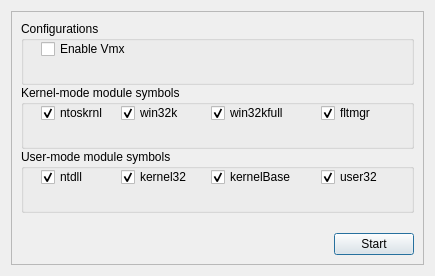
<?xml version="1.0" encoding="UTF-8"?>
<ui version="4.0">
 <class>SymLoadDialog</class>
 <widget class="QDialog" name="SymLoadDialog">
  <property name="windowModality">
   <enum>Qt::NonModal</enum>
  </property>
  <property name="geometry">
   <rect>
    <x>0</x>
    <y>0</y>
    <width>435</width>
    <height>276</height>
   </rect>
  </property>
  <property name="sizePolicy">
   <sizepolicy hsizetype="Minimum" vsizetype="Minimum">
    <horstretch>0</horstretch>
    <verstretch>0</verstretch>
   </sizepolicy>
  </property>
  <property name="minimumSize">
   <size>
    <width>400</width>
    <height>260</height>
   </size>
  </property>
  <property name="windowTitle">
   <string>Configuration</string>
  </property>
  <property name="modal">
   <bool>true</bool>
  </property>
  <layout class="QVBoxLayout" name="verticalLayout_2">
   <item>
    <widget class="QFrame" name="frame">
     <property name="frameShape">
      <enum>QFrame::StyledPanel</enum>
     </property>
     <property name="frameShadow">
      <enum>QFrame::Raised</enum>
     </property>
     <layout class="QVBoxLayout" name="verticalLayout">
      <item>
       <widget class="QGroupBox" name="groupBox_cfg">
        <property name="minimumSize">
         <size>
          <width>0</width>
          <height>64</height>
         </size>
        </property>
        <property name="title">
         <string>Configurations</string>
        </property>
        <widget class="QCheckBox" name="checkBox_vmx">
         <property name="geometry">
          <rect>
           <x>20</x>
           <y>20</y>
           <width>91</width>
           <height>16</height>
          </rect>
         </property>
         <property name="text">
          <string>Enable Vmx</string>
         </property>
        </widget>
       </widget>
      </item>
      <item>
       <widget class="QGroupBox" name="groupBox_km">
        <property name="sizePolicy">
         <sizepolicy hsizetype="Preferred" vsizetype="Fixed">
          <horstretch>0</horstretch>
          <verstretch>0</verstretch>
         </sizepolicy>
        </property>
        <property name="minimumSize">
         <size>
          <width>0</width>
          <height>64</height>
         </size>
        </property>
        <property name="title">
         <string>Kernel-mode module symbols</string>
        </property>
        <widget class="QCheckBox" name="checkBox_win32k">
         <property name="geometry">
          <rect>
           <x>100</x>
           <y>20</y>
           <width>71</width>
           <height>16</height>
          </rect>
         </property>
         <property name="text">
          <string>win32k</string>
         </property>
         <property name="checked">
          <bool>true</bool>
         </property>
        </widget>
        <widget class="QCheckBox" name="checkBox_ntoskrnl">
         <property name="geometry">
          <rect>
           <x>20</x>
           <y>20</y>
           <width>71</width>
           <height>16</height>
          </rect>
         </property>
         <property name="text">
          <string>ntoskrnl</string>
         </property>
         <property name="checked">
          <bool>true</bool>
         </property>
        </widget>
        <widget class="QCheckBox" name="checkBox_win32kFull">
         <property name="geometry">
          <rect>
           <x>190</x>
           <y>20</y>
           <width>81</width>
           <height>16</height>
          </rect>
         </property>
         <property name="text">
          <string>win32kfull</string>
         </property>
         <property name="checked">
          <bool>true</bool>
         </property>
        </widget>
        <widget class="QCheckBox" name="checkBox_fltmgr">
         <property name="geometry">
          <rect>
           <x>300</x>
           <y>20</y>
           <width>81</width>
           <height>16</height>
          </rect>
         </property>
         <property name="text">
          <string>fltmgr</string>
         </property>
         <property name="checked">
          <bool>true</bool>
         </property>
        </widget>
       </widget>
      </item>
      <item>
       <widget class="QGroupBox" name="groupBox_um">
        <property name="sizePolicy">
         <sizepolicy hsizetype="Preferred" vsizetype="MinimumExpanding">
          <horstretch>0</horstretch>
          <verstretch>0</verstretch>
         </sizepolicy>
        </property>
        <property name="minimumSize">
         <size>
          <width>0</width>
          <height>64</height>
         </size>
        </property>
        <property name="title">
         <string>User-mode module symbols</string>
        </property>
        <widget class="QCheckBox" name="checkBox_kernel32">
         <property name="geometry">
          <rect>
           <x>100</x>
           <y>20</y>
           <width>71</width>
           <height>16</height>
          </rect>
         </property>
         <property name="text">
          <string>kernel32</string>
         </property>
         <property name="checked">
          <bool>true</bool>
         </property>
        </widget>
        <widget class="QCheckBox" name="checkBox_ntdll">
         <property name="geometry">
          <rect>
           <x>20</x>
           <y>20</y>
           <width>71</width>
           <height>16</height>
          </rect>
         </property>
         <property name="text">
          <string>ntdll</string>
         </property>
         <property name="checked">
          <bool>true</bool>
         </property>
        </widget>
        <widget class="QCheckBox" name="checkBox_kernelBase">
         <property name="geometry">
          <rect>
           <x>190</x>
           <y>20</y>
           <width>91</width>
           <height>16</height>
          </rect>
         </property>
         <property name="text">
          <string>kernelBase</string>
         </property>
         <property name="checked">
          <bool>true</bool>
         </property>
        </widget>
        <widget class="QCheckBox" name="checkBox_user32">
         <property name="geometry">
          <rect>
           <x>300</x>
           <y>20</y>
           <width>71</width>
           <height>16</height>
          </rect>
         </property>
         <property name="text">
          <string>user32</string>
         </property>
         <property name="checked">
          <bool>true</bool>
         </property>
        </widget>
       </widget>
      </item>
      <item>
       <widget class="QLabel" name="label_loadingStatus">
        <property name="text">
         <string/>
        </property>
        <property name="textFormat">
         <enum>Qt::PlainText</enum>
        </property>
       </widget>
      </item>
      <item>
       <layout class="QHBoxLayout" name="horizontalLayout">
        <property name="spacing">
         <number>6</number>
        </property>
        <property name="sizeConstraint">
         <enum>QLayout::SetDefaultConstraint</enum>
        </property>
        <property name="leftMargin">
         <number>0</number>
        </property>
        <property name="topMargin">
         <number>0</number>
        </property>
        <property name="rightMargin">
         <number>0</number>
        </property>
        <item alignment="Qt::AlignRight">
         <widget class="QPushButton" name="pushButton_load">
          <property name="sizePolicy">
           <sizepolicy hsizetype="Fixed" vsizetype="Fixed">
            <horstretch>0</horstretch>
            <verstretch>0</verstretch>
           </sizepolicy>
          </property>
          <property name="text">
           <string>Start</string>
          </property>
         </widget>
        </item>
       </layout>
      </item>
     </layout>
    </widget>
   </item>
  </layout>
 </widget>
 <resources/>
 <connections/>
</ui>
